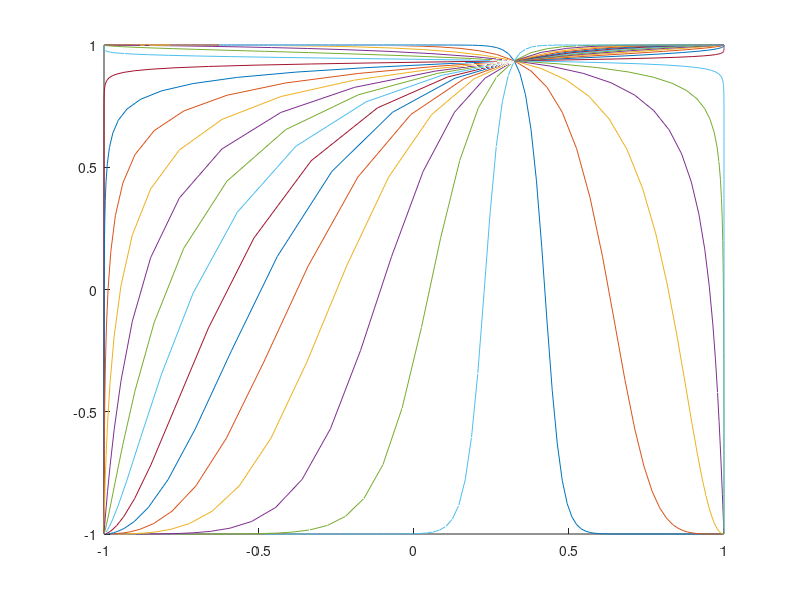
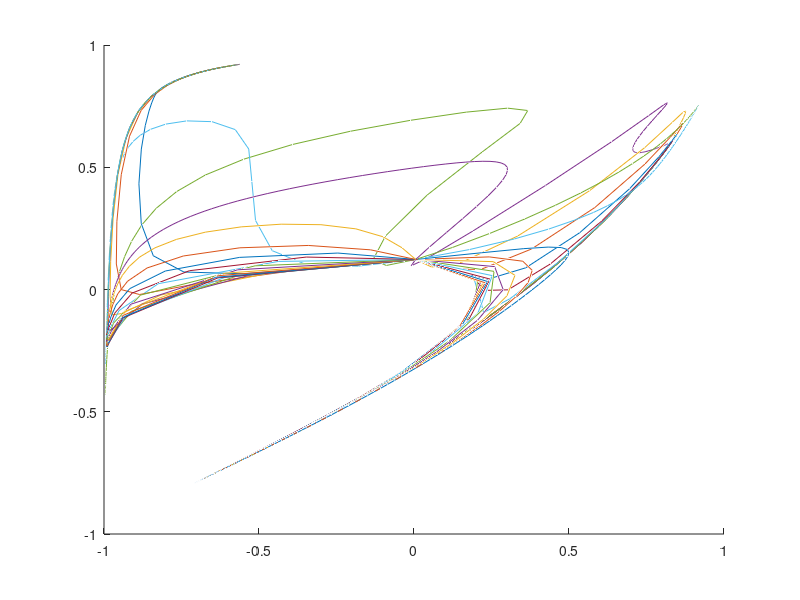
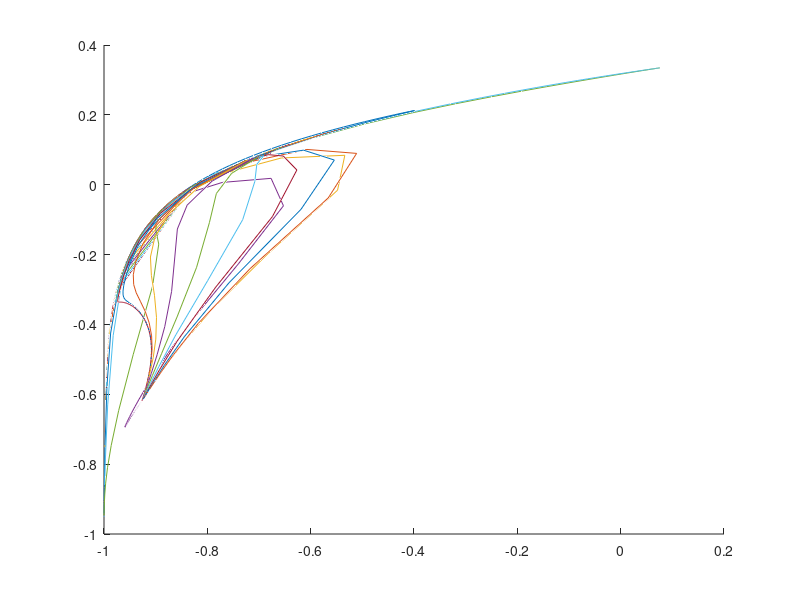
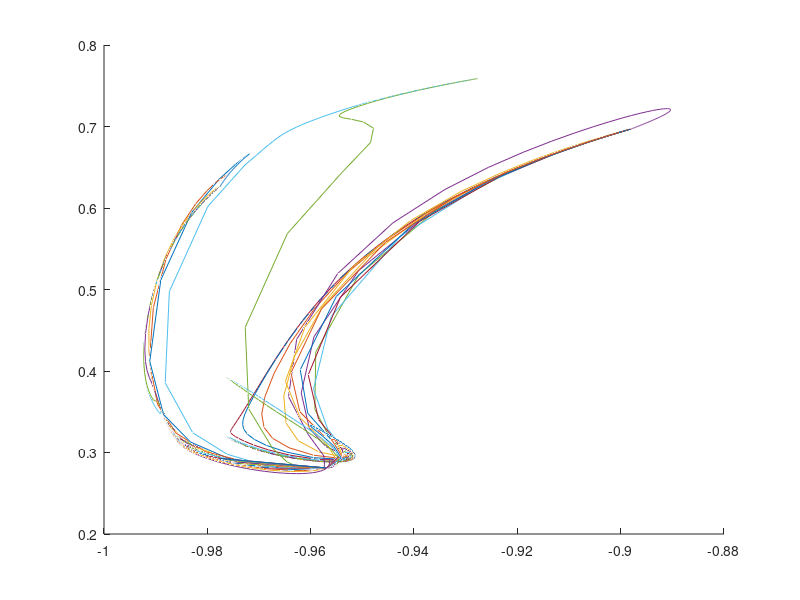

The MATLAB script that drew these images, in order:
is_orth = false;
func = @tanh;  % function to choose: sigmoid, morino_tanh, relu, poly2
N = 100;
total_depth = 10;
x = [-N:0.5:N];
y = zeros(size(x));




% generate a geometric object in R^2. Here we generate several ray on R^2,
% which can construct an dense set of the plane.
z = [x; y]; 
d_theta = 0.05*pi;
z_buffer = zeros(3, size(z,2),20);



% generate a infiniesimal rotation on two degree
R = [cos(d_theta), -sin(d_theta); sin(d_theta), cos(d_theta)];

for i=1:20
    z_buffer(1:2,:,i) = R*z;
    z = R*z;
end






for l=1:total_depth

% new a figure at each layer
figure;
    
    
% the outer loop controls the depth of the neural net 
if(l==1)
W = randn(3, 2);
else
W = randn(3, 3);
end


% if requires orthogonal random weight
if(is_orth)
    W = orth(W);
end
b = randn(3, 1);


    for i=1:20
        if(l==1)
         z_prime = func(-W*z_buffer(1:2,:,i)-b*ones(1, size(z,2)));
        else
         z_prime = func(-W*z_buffer(:,:,i)-b*ones(1, size(z,2)));
        end
        
        z_buffer(:,:,i) = z_prime; % update the z buffer
         
        
        hold on;
        plot3(z_prime(1,:), z_prime(2,:), z_prime(3, :));
    end
end


function [y] = sigmoid(x)
    y = 1./(1+exp(-x));
end


function [y] = morino_tanh(x)
    y = tanh(x);
end


function [y] = relu(x)
    y = zeros(size(x));
    y(x>=0) = x(x>=0);
end

function [y] = poly2(x);
    y = x.^2;
end